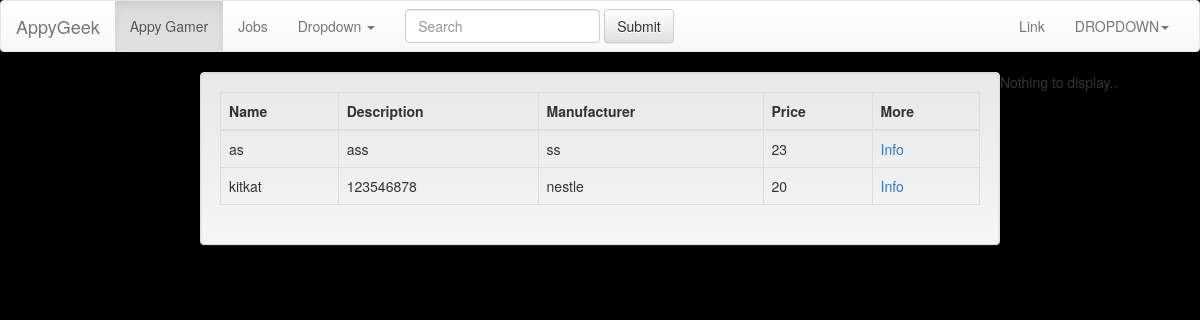
The page / on the database its author committed.
### registration/models.py (models this page shows)
class Chocolate(models.Model):
    id = models.AutoField(primary_key=True)
    name = models.CharField(_('Chocolate Name'),max_length=100,blank=True )
    description = models.CharField(_('Chocolate Description'),max_length=1000,blank=True )
    manufacturer = models.CharField(_('Chocolate Manufacturer'),max_length=100,blank=True )
    price = models.IntegerField(_('Chocolate Price'),
                                 validators=[MaxValueValidator(1000), MinValueValidator(0)],
                                 help_text=_('4 digits maximum'), blank=True, null=True)

### registration/views.py (the view)
# urls.py: url(r'^$', Home.as_view(), name='home'),
class Home(ListView):
    template_name="index.html"
    def get_queryset(self):
        return Chocolate.objects.all()

### registration/templates/index.html (shortened to what this page needs)
{%  load staticfiles %}
<!DOCTYPE html>
<html lang="en">
<head>
<link rel="stylesheet" href="{%  static 'css/bootstrap.min.css' %}">
<link rel="stylesheet" href="{%  static 'css/bootstrap-theme.min.css' %}">
</head>
<body style="background-image: url({% static "images/abcdef.jpg" %});background-repeat:no-repeat;background-size:100%;height: 140px;display:block;padding:0 !important;margin:0;" >
<nav class="navbar navbar-default">
  <div class="container-fluid">
    <div class="navbar-header">
      <a class="navbar-brand" href="#">AppyGeek</a>
    </div>
    <div class="collapse navbar-collapse" id="bs-example-navbar-collapse-1">
      <ul class="nav navbar-nav">
        <li class="active"><a href="http://www.news-republic.com/appygamer/">Appy Gamer <span class="sr-only">(current)</span></a></li>
        <li><a href="http://www.news-republic.com/jobs/">Jobs</a></li>
        <li class="dropdown">
          <a href="#" class="dropdown-toggle" data-toggle="dropdown" role="button" aria-haspopup="true" aria-expanded="false">Dropdown <span class="caret"></span></a>
        </li>
      </ul>
      <form class="navbar-form navbar-left" role="search">
        <div class="form-group">
          <input type="text" class="form-control" placeholder="Search">
        </div>
        <button type="submit" class="btn btn-default">Submit</button>
      </form>
      <ul class="nav navbar-nav navbar-right">
        <li><a href="#">Link</a></li>
        <li class="dropdown">
                    <a href="#" class="dropdown-toggle" data-toggle="dropdown" role="button" aria-haspopup="true" aria-expanded="false">DROPDOWN<span class="caret"></span></a>
                </li>
            </ul>
        </div>
    </div>
</nav>
<div class="col-md-8 col-md-offset-2 well">
<table class="table table-hover table-bordered table-responsive">
    <thead>
    <tr>
        <th>
            Name
        </th>
        <th>
            Description
        </th>
        <th>
            Manufacturer
        </th>
        <th>
            Price
        </th>
           <th>
            More
        </th>
    </tr>
    </thead>
    <tbody>
    {% for item in object_list %}
        <tr>
            <td> {{ item.name }} </td>
            <td> {{ item.description }}</td>
            <td> {{ item.manufacturer }}</td>
            <td> {{ item.price }}</td>
            <td> <a href="{% url 'chocolate_info' item.id %}"> Info</a> </td>
        </tr>
    {% endfor %}
    </tbody>
</table>
</div>
 {% if user.is_anonymous %}
     Nothing to display..
{%  else  %}
<div class="col-md-6 col-md-offset-6" style="padding-top:10%;">
<a href="{% url 'add_chocolate' %}">
    <button class="btn btn-primary">Add a Chocolate</button></a>
</div>
{% endif %}
</body>
</html>

### rows shown on the page
Chocolate: name "as", description "ass", manufacturer "ss", price "23"
Chocolate: name "kitkat", description "123546878", manufacturer "nestle", price "20"
